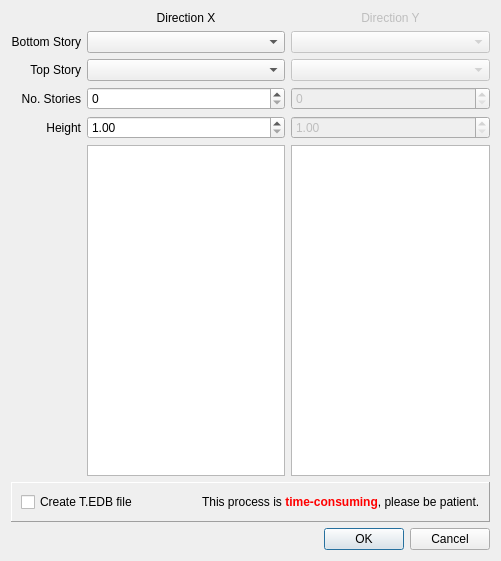
<?xml version="1.0" encoding="UTF-8"?>
<ui version="4.0">
 <class>Dialog</class>
 <widget class="QDialog" name="Dialog">
  <property name="geometry">
   <rect>
    <x>0</x>
    <y>0</y>
    <width>501</width>
    <height>561</height>
   </rect>
  </property>
  <property name="windowTitle">
   <string>Stories properties</string>
  </property>
  <layout class="QVBoxLayout" name="verticalLayout">
   <item>
    <layout class="QGridLayout" name="gridLayout">
     <item row="0" column="1">
      <widget class="QLabel" name="label">
       <property name="layoutDirection">
        <enum>Qt::LeftToRight</enum>
       </property>
       <property name="text">
        <string>Direction X</string>
       </property>
       <property name="alignment">
        <set>Qt::AlignCenter</set>
       </property>
      </widget>
     </item>
     <item row="0" column="2">
      <widget class="QLabel" name="label_6">
       <property name="enabled">
        <bool>false</bool>
       </property>
       <property name="text">
        <string>Direction Y</string>
       </property>
       <property name="alignment">
        <set>Qt::AlignCenter</set>
       </property>
      </widget>
     </item>
     <item row="1" column="0">
      <widget class="QLabel" name="label_2">
       <property name="text">
        <string>Bottom Story</string>
       </property>
       <property name="alignment">
        <set>Qt::AlignRight|Qt::AlignTrailing|Qt::AlignVCenter</set>
       </property>
      </widget>
     </item>
     <item row="1" column="1">
      <widget class="QComboBox" name="bot_x_combo"/>
     </item>
     <item row="1" column="2">
      <widget class="QComboBox" name="bot_y_combo">
       <property name="enabled">
        <bool>false</bool>
       </property>
      </widget>
     </item>
     <item row="2" column="0">
      <widget class="QLabel" name="label_3">
       <property name="text">
        <string>Top Story</string>
       </property>
       <property name="alignment">
        <set>Qt::AlignRight|Qt::AlignTrailing|Qt::AlignVCenter</set>
       </property>
      </widget>
     </item>
     <item row="2" column="1">
      <widget class="QComboBox" name="top_x_combo"/>
     </item>
     <item row="2" column="2">
      <widget class="QComboBox" name="top_y_combo">
       <property name="enabled">
        <bool>false</bool>
       </property>
      </widget>
     </item>
     <item row="3" column="0">
      <widget class="QLabel" name="label_4">
       <property name="text">
        <string>No. Stories</string>
       </property>
       <property name="alignment">
        <set>Qt::AlignRight|Qt::AlignTrailing|Qt::AlignVCenter</set>
       </property>
      </widget>
     </item>
     <item row="3" column="1">
      <widget class="QSpinBox" name="no_story_x_spinbox"/>
     </item>
     <item row="3" column="2">
      <widget class="QSpinBox" name="no_story_y_spinbox">
       <property name="enabled">
        <bool>false</bool>
       </property>
      </widget>
     </item>
     <item row="4" column="0">
      <widget class="QLabel" name="label_5">
       <property name="text">
        <string>Height</string>
       </property>
       <property name="alignment">
        <set>Qt::AlignRight|Qt::AlignTrailing|Qt::AlignVCenter</set>
       </property>
      </widget>
     </item>
     <item row="4" column="1">
      <widget class="QDoubleSpinBox" name="height_x_spinbox">
       <property name="minimum">
        <double>1.000000000000000</double>
       </property>
       <property name="maximum">
        <double>200.000000000000000</double>
       </property>
       <property name="value">
        <double>1.000000000000000</double>
       </property>
      </widget>
     </item>
     <item row="4" column="2">
      <widget class="QDoubleSpinBox" name="height_y_spinbox">
       <property name="enabled">
        <bool>false</bool>
       </property>
       <property name="minimum">
        <double>1.000000000000000</double>
       </property>
       <property name="maximum">
        <double>200.000000000000000</double>
       </property>
       <property name="value">
        <double>1.000000000000000</double>
       </property>
      </widget>
     </item>
     <item row="5" column="1">
      <widget class="QListWidget" name="x_loadcase_list">
       <property name="selectionMode">
        <enum>QAbstractItemView::NoSelection</enum>
       </property>
       <property name="sortingEnabled">
        <bool>true</bool>
       </property>
      </widget>
     </item>
     <item row="5" column="2">
      <widget class="QListWidget" name="y_loadcase_list">
       <property name="selectionMode">
        <enum>QAbstractItemView::NoSelection</enum>
       </property>
       <property name="sortingEnabled">
        <bool>true</bool>
       </property>
      </widget>
     </item>
    </layout>
   </item>
   <item>
    <layout class="QHBoxLayout" name="horizontalLayout"/>
   </item>
   <item>
    <widget class="QFrame" name="frame">
     <property name="frameShape">
      <enum>QFrame::Panel</enum>
     </property>
     <property name="frameShadow">
      <enum>QFrame::Raised</enum>
     </property>
     <layout class="QHBoxLayout" name="horizontalLayout_2">
      <item>
       <widget class="QCheckBox" name="create_t_file_box">
        <property name="text">
         <string>Create T.EDB file</string>
        </property>
       </widget>
      </item>
      <item>
       <widget class="QLabel" name="label_7">
        <property name="enabled">
         <bool>true</bool>
        </property>
        <property name="text">
         <string>&lt;html&gt;&lt;head/&gt;&lt;body&gt;&lt;p&gt;This process is &lt;span style=&quot; font-weight:600; color:#ff0000;&quot;&gt;time-consuming&lt;/span&gt;, please be patient.&lt;/p&gt;&lt;/body&gt;&lt;/html&gt;</string>
        </property>
       </widget>
      </item>
     </layout>
    </widget>
   </item>
   <item>
    <widget class="QDialogButtonBox" name="buttonBox">
     <property name="orientation">
      <enum>Qt::Horizontal</enum>
     </property>
     <property name="standardButtons">
      <set>QDialogButtonBox::Cancel|QDialogButtonBox::Ok</set>
     </property>
    </widget>
   </item>
  </layout>
 </widget>
 <resources/>
 <connections>
  <connection>
   <sender>buttonBox</sender>
   <signal>accepted()</signal>
   <receiver>Dialog</receiver>
   <slot>accept()</slot>
   <hints>
    <hint type="sourcelabel">
     <x>248</x>
     <y>254</y>
    </hint>
    <hint type="destinationlabel">
     <x>157</x>
     <y>274</y>
    </hint>
   </hints>
  </connection>
  <connection>
   <sender>buttonBox</sender>
   <signal>rejected()</signal>
   <receiver>Dialog</receiver>
   <slot>reject()</slot>
   <hints>
    <hint type="sourcelabel">
     <x>316</x>
     <y>260</y>
    </hint>
    <hint type="destinationlabel">
     <x>286</x>
     <y>274</y>
    </hint>
   </hints>
  </connection>
 </connections>
</ui>
